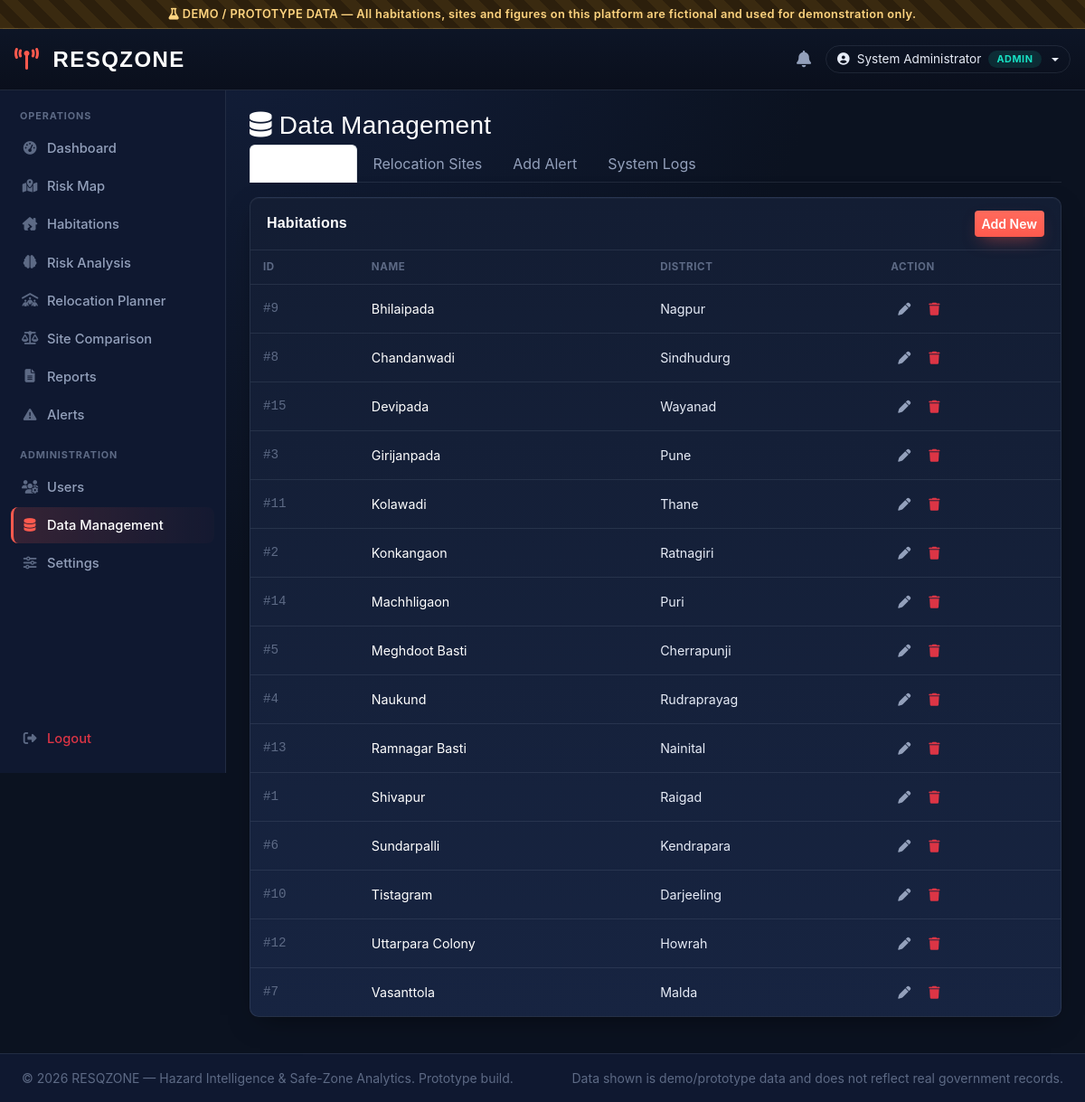
Page /admin/data.php (signed in) on the committed database.
### tables this page shows
CREATE TABLE `habitations` (
  `id` INT AUTO_INCREMENT PRIMARY KEY,
  `name` VARCHAR(150) NOT NULL,
  `district` VARCHAR(120) NOT NULL,
  `latitude` DECIMAL(10,6) NOT NULL,
  `longitude` DECIMAL(10,6) NOT NULL,
  `population` INT NOT NULL DEFAULT 0,
  `vulnerable_population` INT NOT NULL DEFAULT 0,
  `flood_risk` TINYINT NOT NULL DEFAULT 0,         
  `landslide_risk` TINYINT NOT NULL DEFAULT 0,      
  `cloudburst_risk` TINYINT NOT NULL DEFAULT 0,     
  `coastal_erosion_risk` TINYINT NOT NULL DEFAULT 0,  
  `historical_events` INT NOT NULL DEFAULT 0,
  `infrastructure_risk` TINYINT NOT NULL DEFAULT 0,  
  `primary_hazard` VARCHAR(60) DEFAULT NULL,
  `risk_score` DECIMAL(5,2) DEFAULT NULL,
  `risk_level` VARCHAR(20) DEFAULT NULL,
  `priority_score` DECIMAL(5,2) DEFAULT NULL,
  `priority` VARCHAR(20) DEFAULT NULL,
  `created_at` DATETIME NOT NULL DEFAULT CURRENT_TIMESTAMP,
  `updated_at` DATETIME NOT NULL DEFAULT CURRENT_TIMESTAMP ON UPDATE CURRENT_TIMESTAMP,
  INDEX idx_district (district),
  INDEX idx_risk_level (risk_level),
  INDEX idx_priority (priority)
);

### includes/auth.php (called while the page is built, shortened)
<?php
function sanitize(string $value): string
{
    return htmlspecialchars(trim($value), ENT_QUOTES, 'UTF-8');
}

### admin/data.php (the view, shortened to what this page needs)
<?php
require_once __DIR__ . '/../includes/auth.php';
$conn = getDbConnection();
$habitations = $conn->query('SELECT id, name, district FROM habitations ORDER BY name')->fetch_all(MYSQLI_ASSOC);
require_once __DIR__ . '/../includes/header.php';
require_once __DIR__ . '/../includes/sidebar.php';
?>
<h3 class="text-white mb-1"><i class="fa-solid fa-database me-2"></i>Data Management</h3>
<ul class="nav nav-tabs mb-3" style="border-color:var(--hz-border)">
  <li class="nav-item"><a class="nav-link active" data-bs-toggle="tab" href="#tabHab" style="color:#fff">Habitations</a></li>
  <li class="nav-item"><a class="nav-link" data-bs-toggle="tab" href="#tabSites" style="color:var(--hz-text-dim)">Relocation Sites</a></li>
  <li class="nav-item"><a class="nav-link" data-bs-toggle="tab" href="#tabAlerts" style="color:var(--hz-text-dim)">Add Alert</a></li>
  <li class="nav-item"><a class="nav-link" data-bs-toggle="tab" href="#tabLogs" style="color:var(--hz-text-dim)">System Logs</a></li>
</ul>
<div class="tab-content">
  <div class="tab-pane fade show active" id="tabHab">
    <div class="hz-panel">
      <div class="hz-panel-header"><h5>Habitations</h5><a href="../add-habitation.php" class="btn btn-hz-primary btn-sm">Add New</a></div>
      <div class="table-responsive"><table class="hz-table">
        <thead><tr><th>ID</th><th>Name</th><th>District</th><th>Action</th></tr></thead>
        <tbody><?php foreach ($habitations as $h): ?>
          <tr><td class="mono text-faint">#<?= $h['id'] ?></td><td class="text-white"><?= sanitize($h['name']) ?></td><td><?= sanitize($h['district']) ?></td>
          <td>
            <a href="../edit-habitation.php?id=<?= $h['id'] ?>" class="btn btn-hz-ghost btn-sm"><i class="fa-solid fa-pen"></i></a>
            <form method="POST" class="d-inline" onsubmit="return confirm('Delete this habitation and all its history?')">
              <button class="btn btn-hz-ghost btn-sm text-danger"><i class="fa-solid fa-trash"></i></button>
            </form>
          </td></tr>
        <?php endforeach; ?></tbody>
      </table></div>
    </div>
  </div>
</div>
<?php require_once __DIR__ . '/../includes/footer.php'; ?>

### assets/css/style.css (style rules this page uses)
:root { --hz-bg: #0b1220; --hz-bg-alt: #0f1830; --hz-panel: #131d33; --hz-panel-alt: #182645; --hz-border: rgba(148,163,184,0.14); --hz-border-strong: rgba(148,163,184,0.28); --hz-text: #e7ecf7; --hz-text-dim: #93a0bb; --hz-text-faint: #5d6a85; --hz-critical: #e11d2e; --hz-high: #f97316; --hz-moderate: #eab308; --hz-safe: #22c55e; --hz-info: #3b82f6; --hz-accent: #ff5a4e; --hz-accent-2: #17e0c3; --font-display: 'Barlow Condensed', 'Oswald', sans-serif; --font-body: 'Inter', 'Segoe UI', sans-serif; --font-mono: 'JetBrains Mono', 'Roboto Mono', monospace; --radius: 10px; --shadow-panel: 0 1px 0 rgba(255,255,255,0.03) inset, 0 10px 30px -12px rgba(0,0,0,0.55); }
* { box-sizing:border-box; }
html,body { background: radial-gradient(circle at 15% -10%, #142140 0%, var(--hz-bg) 45%) fixed; color: var(--hz-text); font-family: var(--font-body); min-height:100vh; }
h1,h2,h3,h4,h5,.font-display { font-family: var(--font-display); letter-spacing:0.01em; }
.font-mono, .mono, code, .coord { font-family: var(--font-mono); }
a { text-decoration:none; }
.hz-panel { background: linear-gradient(180deg, var(--hz-panel) 0%, var(--hz-panel-alt) 130%); border:1px solid var(--hz-border); border-radius: var(--radius); box-shadow: var(--shadow-panel); }
.hz-panel-header { padding:14px 18px; border-bottom:1px solid var(--hz-border); display:flex; align-items:center; justify-content:space-between; }
.hz-panel-header h3, .hz-panel-header h5 { margin:0; font-size:1rem; font-weight:700; color:#fff; }
.hz-table { width:100%; color:var(--hz-text); border-collapse:separate; border-spacing:0; }
.hz-table thead th { font-size:0.72rem; text-transform:uppercase; letter-spacing:0.05em; color:var(--hz-text-faint); font-weight:700; padding:10px 14px; border-bottom:1px solid var(--hz-border); white-space:nowrap; }
.hz-table tbody td { padding:12px 14px; border-bottom:1px solid var(--hz-border); font-size:0.89rem; vertical-align:middle; }
.hz-table tbody tr:last-child td { border-bottom:none; }
.btn-hz-primary { background: linear-gradient(180deg, #ff6a5c, var(--hz-accent)); border:none; color:#fff; font-weight:600; box-shadow:0 8px 20px -8px rgba(255,90,78,0.6); }
.btn-hz-ghost { color:var(--hz-text-dim); background:transparent; border:none; }
.text-faint { color:var(--hz-text-faint); }

### rows in the picture
habitations: id "9", name "Bhilaipada", district "Nagpur"
habitations: id "8", name "Chandanwadi", district "Sindhudurg"
habitations: id "15", name "Devipada", district "Wayanad"
habitations: id "3", name "Girijanpada", district "Pune"
habitations: id "11", name "Kolawadi", district "Thane"
habitations: id "2", name "Konkangaon", district "Ratnagiri"
habitations: id "14", name "Machhligaon", district "Puri"
habitations: id "5", name "Meghdoot Basti", district "Cherrapunji"
habitations: id "4", name "Naukund", district "Rudraprayag"
habitations: id "13", name "Ramnagar Basti", district "Nainital"
habitations: id "1", name "Shivapur", district "Raigad"
habitations: id "6", name "Sundarpalli", district "Kendrapara"
habitations: id "10", name "Tistagram", district "Darjeeling"
habitations: id "12", name "Uttarpara Colony", district "Howrah"
habitations: id "7", name "Vasanttola", district "Malda"

### other values in the picture
$user['name'] "System Administrator"
$user['role'] "ADMIN"
